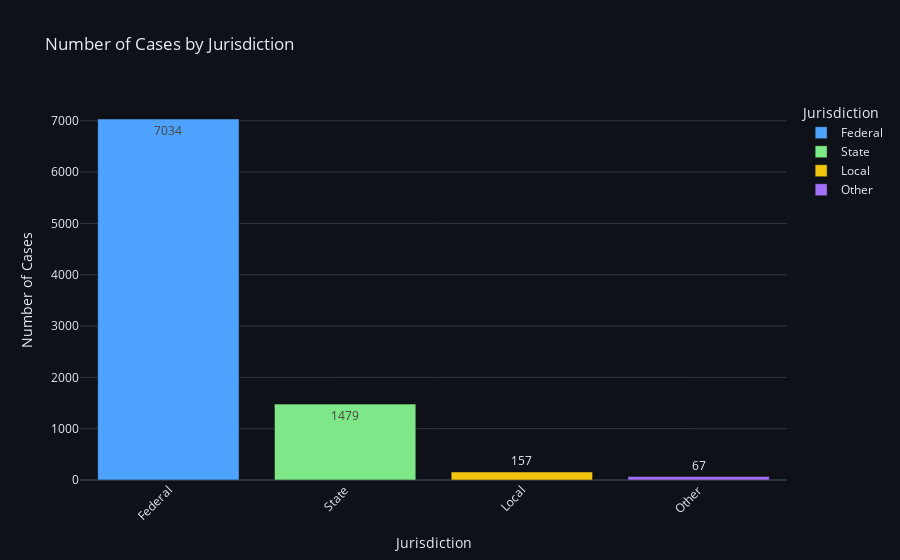

Here is the notebook cell this chart was saved with:
### Code cell
# graph num three >>>>>>>>>>>>>>>>>>>>>>>>>>>>>>>>>>>>>>>>>>>>>>>>>>>>>>>>>>>>>>>>>>>>>>>>>>>

fig = px.bar(
    jurisdiction_counts,
    x='Jurisdiction',
    y='Count',
    color='Jurisdiction',
    text='Count',
    title="Number of Cases by Jurisdiction",
    color_discrete_sequence=[
        '#4DA3FF',  # primary blue
        '#7EE787',  # green
        '#F1C40F',  # yellow
        '#A371F7',  # violet
        '#E5533D'   # red
    ]
)

fig.update_layout(
    template='plotly_dark',
    plot_bgcolor='#0E1117',
    paper_bgcolor='#0E1117',
    font=dict(color='#E6EDF3'),
    xaxis=dict(
        title="Jurisdiction",
        tickangle=-45,
        showgrid=False
    ),
    yaxis=dict(
        title="Number of Cases",
        gridcolor='#30363D'
    )
)

fig.show()

### Figure 1 — Plotly figure (JSON) as saved in the notebook; plotly's stock layout.template omitted (floating-point values rounded to 4 significant figures)
{"data": [{"hovertemplate": "Jurisdiction=%{x}<br>Count=%{text}<extra></extra>", "legendgroup": "Federal", "marker": {"color": "#4DA3FF", "pattern": {"shape": ""}}, "name": "Federal", "orientation": "v", "showlegend": true, "text": [7034.0], "textposition": "auto", "type": "bar", "x": ["Federal"], "xaxis": "x", "y": [7034], "yaxis": "y"}, {"hovertemplate": "Jurisdiction=%{x}<br>Count=%{text}<extra></extra>", "legendgroup": "State", "marker": {"color": "#7EE787", "pattern": {"shape": ""}}, "name": "State", "orientation": "v", "showlegend": true, "text": [1479.0], "textposition": "auto", "type": "bar", "x": ["State"], "xaxis": "x", "y": [1479], "yaxis": "y"}, {"hovertemplate": "Jurisdiction=%{x}<br>Count=%{text}<extra></extra>", "legendgroup": "Local", "marker": {"color": "#F1C40F", "pattern": {"shape": ""}}, "name": "Local", "orientation": "v", "showlegend": true, "text": [157.0], "textposition": "auto", "type": "bar", "x": ["Local"], "xaxis": "x", "y": [157], "yaxis": "y"}, {"hovertemplate": "Jurisdiction=%{x}<br>Count=%{text}<extra></extra>", "legendgroup": "Other", "marker": {"color": "#A371F7", "pattern": {"shape": ""}}, "name": "Other", "orientation": "v", "showlegend": true, "text": [67.0], "textposition": "auto", "type": "bar", "x": ["Other"], "xaxis": "x", "y": [67], "yaxis": "y"}], "layout": {"barmode": "relative", "font": {"color": "#E6EDF3"}, "legend": {"title": {"text": "Jurisdiction"}, "tracegroupgap": 0}, "paper_bgcolor": "#0E1117", "plot_bgcolor": "#0E1117", "title": {"text": "Number of Cases by Jurisdiction"}, "xaxis": {"anchor": "y", "categoryarray": ["Federal", "State", "Local", "Other"], "categoryorder": "array", "domain": [0, 1], "showgrid": false, "tickangle": -45, "title": {"text": "Jurisdiction"}}, "yaxis": {"anchor": "x", "domain": [0, 1], "gridcolor": "#30363D", "title": {"text": "Number of Cases"}}}}
